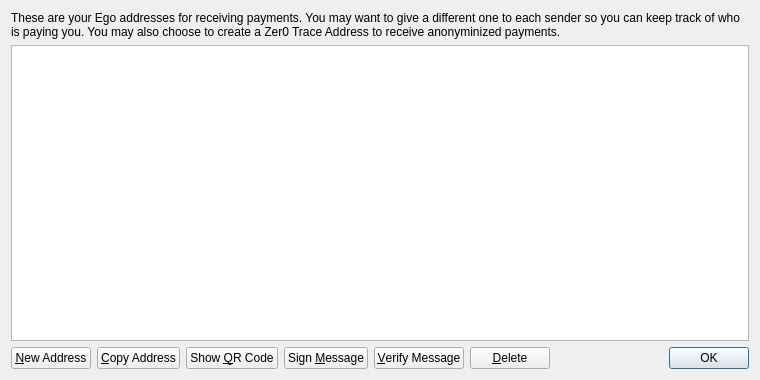
<?xml version="1.0" encoding="UTF-8"?>
<ui version="4.0">
 <class>AddressBookPage</class>
 <widget class="QWidget" name="AddressBookPage">
  <property name="geometry">
   <rect>
    <x>0</x>
    <y>0</y>
    <width>760</width>
    <height>380</height>
   </rect>
  </property>
  <property name="windowTitle">
   <string>Address Book</string>
  </property>
  <layout class="QVBoxLayout" name="verticalLayout">
   <item>
    <widget class="QLabel" name="labelExplanation">
     <property name="text">
      <string>These are your Ego addresses for receiving payments. You may want to give a different one to each sender so you can keep track of who is paying you. You may also choose to create a Zer0 Trace Address to receive anonyminized payments.</string>
     </property>
     <property name="textFormat">
      <enum>Qt::PlainText</enum>
     </property>
     <property name="wordWrap">
      <bool>true</bool>
     </property>
    </widget>
   </item>
   <item>
    <widget class="QTableView" name="tableView">
     <property name="contextMenuPolicy">
      <enum>Qt::CustomContextMenu</enum>
     </property>
     <property name="toolTip">
      <string>Double-click to edit address or label</string>
     </property>
     <property name="tabKeyNavigation">
      <bool>false</bool>
     </property>
     <property name="alternatingRowColors">
      <bool>true</bool>
     </property>
     <property name="selectionMode">
      <enum>QAbstractItemView::SingleSelection</enum>
     </property>
     <property name="selectionBehavior">
      <enum>QAbstractItemView::SelectRows</enum>
     </property>
     <property name="sortingEnabled">
      <bool>true</bool>
     </property>
     <attribute name="verticalHeaderVisible">
      <bool>false</bool>
     </attribute>
    </widget>
   </item>
   <item>
    <layout class="QHBoxLayout" name="horizontalLayout">
     <item>
      <widget class="QPushButton" name="newAddressButton">
       <property name="toolTip">
        <string>Create a new address</string>
       </property>
       <property name="text">
        <string>&amp;New Address</string>
       </property>
       <property name="icon">
        <iconset resource="../bitcoin.qrc">
         <normaloff>:/icons/add</normaloff>:/icons/add</iconset>
       </property>
      </widget>
     </item>
     <item>
      <widget class="QPushButton" name="copyToClipboard">
       <property name="toolTip">
        <string>Copy the currently selected address to the system clipboard</string>
       </property>
       <property name="text">
        <string>&amp;Copy Address</string>
       </property>
       <property name="icon">
        <iconset resource="../bitcoin.qrc">
         <normaloff>:/icons/editcopy</normaloff>:/icons/editcopy</iconset>
       </property>
      </widget>
     </item>
     <item>
      <widget class="QPushButton" name="showQRCode">
       <property name="text">
        <string>Show &amp;QR Code</string>
       </property>
       <property name="icon">
        <iconset resource="../bitcoin.qrc">
         <normaloff>:/icons/qrcode</normaloff>:/icons/qrcode</iconset>
       </property>
      </widget>
     </item>
     <item>
      <widget class="QPushButton" name="signMessage">
       <property name="toolTip">
        <string>Sign a message to prove you own a Ego address</string>
       </property>
       <property name="text">
        <string>Sign &amp;Message</string>
       </property>
       <property name="icon">
        <iconset resource="../bitcoin.qrc">
         <normaloff>:/icons/edit</normaloff>:/icons/edit</iconset>
       </property>
      </widget>
     </item>
     <item>
      <widget class="QPushButton" name="verifyMessage">
       <property name="toolTip">
        <string>Verify a message to ensure it was signed with a specified Ego address</string>
       </property>
       <property name="text">
        <string>&amp;Verify Message</string>
       </property>
       <property name="icon">
        <iconset resource="../bitcoin.qrc">
         <normaloff>:/icons/transaction_0</normaloff>:/icons/transaction_0</iconset>
       </property>
      </widget>
     </item>
     <item>
      <widget class="QPushButton" name="deleteButton">
       <property name="toolTip">
        <string>Delete the currently selected address from the list</string>
       </property>
       <property name="text">
        <string>&amp;Delete</string>
       </property>
       <property name="icon">
        <iconset resource="../bitcoin.qrc">
         <normaloff>:/icons/remove</normaloff>:/icons/remove</iconset>
       </property>
      </widget>
     </item>
     <item>
      <spacer name="horizontalSpacer">
       <property name="orientation">
        <enum>Qt::Horizontal</enum>
       </property>
       <property name="sizeHint" stdset="0">
        <size>
         <width>40</width>
         <height>20</height>
        </size>
       </property>
      </spacer>
     </item>
     <item>
      <widget class="QDialogButtonBox" name="buttonBox">
       <property name="sizePolicy">
        <sizepolicy hsizetype="Maximum" vsizetype="Fixed">
         <horstretch>0</horstretch>
         <verstretch>0</verstretch>
        </sizepolicy>
       </property>
       <property name="standardButtons">
        <set>QDialogButtonBox::Ok</set>
       </property>
      </widget>
     </item>
    </layout>
   </item>
  </layout>
 </widget>
 <resources>
  <include location="../bitcoin.qrc"/>
 </resources>
 <connections/>
</ui>
